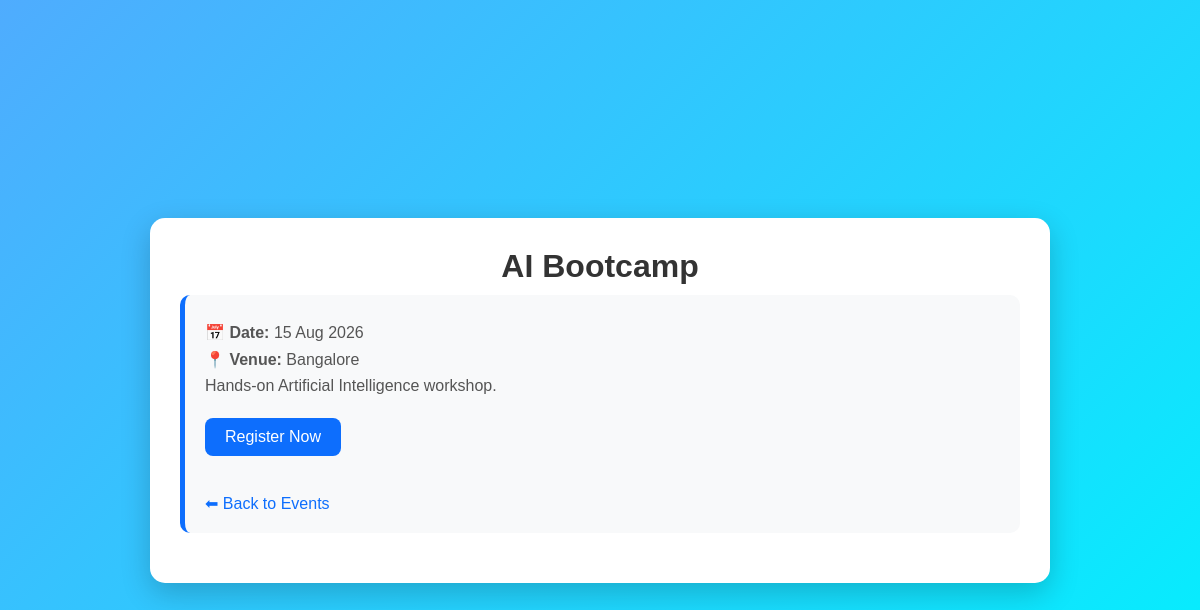
Screenshot of /event/2 with the database file from the repository.
### tables this page shows
CREATE TABLE events(
        id INTEGER PRIMARY KEY AUTOINCREMENT,
        title TEXT,
        date TEXT,
        venue TEXT,
        description TEXT
    );

### app.py (the view)
@app.route("/event/<int:event_id>")
def event(event_id):
    conn = sqlite3.connect("events.db")
    c = conn.cursor()
    c.execute("SELECT * FROM events WHERE id=?", (event_id,))
    event = c.fetchone()
    conn.close()
    return render_template("event.html", event=event)

### templates/event.html (shortened to what this page needs)
<!DOCTYPE html>
<html lang="en">
<head>
    <link rel="stylesheet"
          href="{{ url_for('static', filename='style.css') }}">
</head>
<body>
<div class="container">
    <h1>{{ event[1] }}</h1>
    <div class="card">
        <p><strong>📅 Date:</strong> {{ event[2] }}</p>
        <p><strong>📍 Venue:</strong> {{ event[3] }}</p>
        <p>{{ event[4] }}</p>
        <a href="/register/{{ event[0] }}" class="btn">
            Register Now
        </a>
        <br><br>
        <a href="/" class="back">
            ⬅ Back to Events
        </a>
    </div>
</div>
</body>
</html>

### static/style.css (style rules this page uses)
* { margin:0; padding:0; box-sizing:border-box; font-family:Arial, sans-serif; }
body { background:linear-gradient(135deg,#4facfe,#00f2fe); min-height:100vh; display:flex; justify-content:center; align-items:center; padding:30px; }
.container { width:90%; max-width:900px; background:white; padding:30px; border-radius:15px; box-shadow:0 10px 30px rgba(0,0,0,0.2); }
h1 { text-align:center; margin-bottom:10px; color:#333; }
.card { background:#f8f9fa; border-left:5px solid #0d6efd; padding:20px; margin-bottom:20px; border-radius:10px; }
.card p { margin:8px 0; color:#555; }
.btn { display:inline-block; margin-top:15px; background:#0d6efd; color:white; text-decoration:none; padding:10px 20px; border-radius:8px; transition:.3s; border:none; cursor:pointer; }
.back { display:inline-block; margin-top:20px; text-decoration:none; color:#0d6efd; }

### rows the page displays
events: title "AI Bootcamp", date "15 Aug 2026", venue "Bangalore", description "Hands-on Artificial Intelligence workshop."
